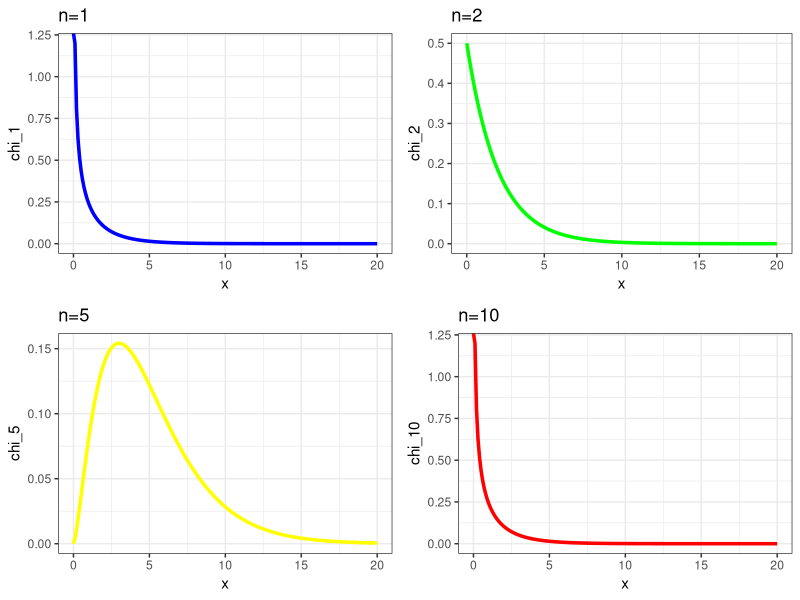

Here is the R script that generated this plot:
## ---- chunk 1
knitr::opts_chunk$set(echo = TRUE)
## ---- chunk 2
library(ggplot2)
library(gridExtra)

x <- seq(0, 20, by = 0.1)

chi_1_plot = ggplot(data.frame(x=x, chi_1=dchisq(x, df=1)),
                    aes(x=x, y=chi_1))+ geom_line(color = 'blue',
                    linewidth = 1.2) + theme_bw() + labs(title="n=1")

chi_2_plot = ggplot(data.frame(x=x, chi_2=dchisq(x, df=2)),
                    aes(x=x, y=chi_2)) + geom_line(color = 'green',
                    linewidth = 1.2)+ theme_bw() + labs(title="n=2")

chi_5_plot = ggplot(data.frame(x=x, chi_5=dchisq(x, df=5)),
                    aes(x=x, y=chi_5)) + geom_line(color = 'yellow',
                    linewidth = 1.2)+ theme_bw() + labs(title="n=5")

chi_10_plot = ggplot(data.frame(x=x, chi_10=dchisq(x, df=1)), 
            aes(x=x, y=chi_10)) + geom_line(color = 'red',
            linewidth = 1.2) + theme_bw() + labs(title="n=10")

grid.arrange(chi_1_plot, chi_2_plot, chi_5_plot, chi_10_plot, ncol=2)


